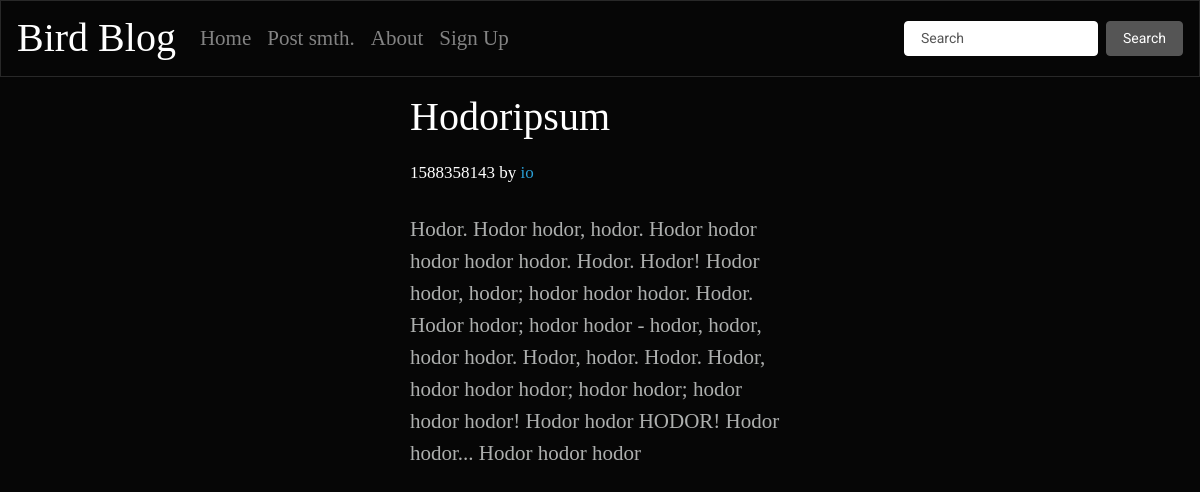
The page /texts/2 on the database as committed earlier.
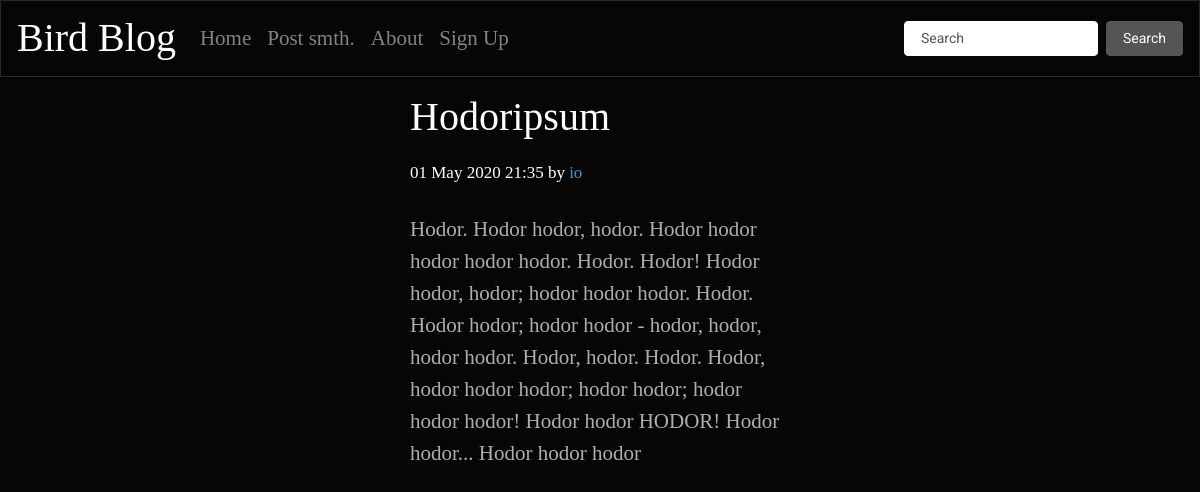
The same page on the database as committed later.
### tables this page shows
CREATE TABLE "texts" (
	"ID"	INTEGER,
	"textName"	TEXT,
	"textContent"	TEXT,
	"author"	TEXT,
	"date"	TEXT,
	"rating"	INTEGER,
	"dateComputer"	INTEGER
);

### server.py (the view)
@app.route("/texts/<textIDinput>")
def texts(textIDinput):
    connTexts = sqlite3.connect("texts.db")
    g = connTexts.cursor()
    fullPostData = g.execute("SELECT * FROM `texts` WHERE ID=?;", (textIDinput,))
    fullPostData = fullPostData.fetchall()
    with open("dev_output.txt", "a") as f:
        f.write(str(textIDinput) +  "-fullpost \n")
    fullPostData = fullPostData[0]
    textName = fullPostData[1]
    textContents = fullPostData[2]
    author = fullPostData[3]
    date = fullPostData[4]
    return render_template("texts.html", textIDinput=textIDinput, textName=textName, textContents=textContents, author=author, date=date)

### templates/texts.html (shortened to what this page needs)
<html>
<head>
{% include '/styles.html' %}
</head>
<body>
{% include 'header.html' %}
<div class="row">
    <div class = "col-md"></div>
        <div class = "col-md">
            <p><h1 class="serifh1">{{textName}}</h1>
            <h3 class = "serifh2">{{date}} by <a href = "/id/{{author}}">{{author}}</a></h3></p>
            <p class = "serif" >{{textContents}}</p>
        </div>
    <div class = "col-md"></div>
</div>
</body>
</html>

Rows that differ between the two databases and show on the page:
changed texts "Hodoripsum": date "1588358143" → "01 May 2020 21:35"
